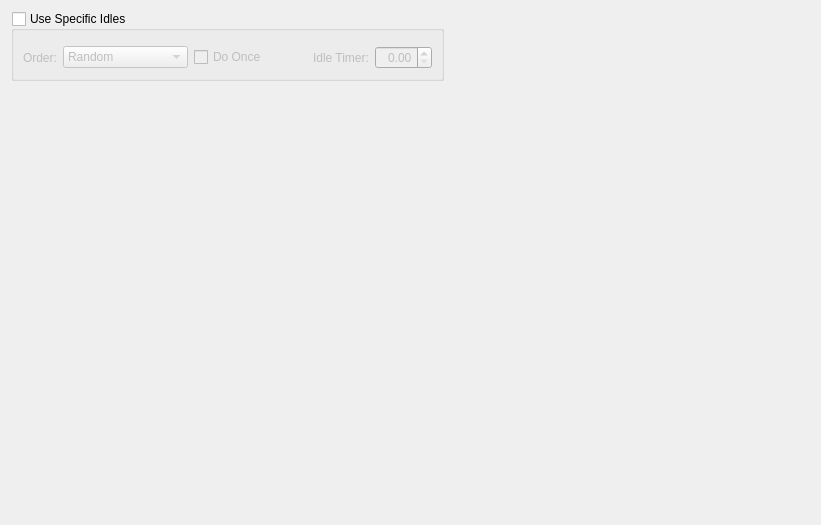
     <widget class="QWidget" name="tabIdles">
      <attribute name="title">
       <string>Idles</string>
      </attribute>
      <layout class="QGridLayout" name="gridLayout_13">
       <item row="0" column="0">
        <widget class="QGroupBox" name="flagUseSpecificIdles">
         <property name="whatsThis">
          <string>You can optionally have your package override an actor's idle animations. These options work the same way as the options in Idle Marker forms, and are only available for ordinary packages, not package templates.</string>
         </property>
         <property name="title">
          <string>Use Specific Idles</string>
         </property>
         <property name="checkable">
          <bool>true</bool>
         </property>
         <property name="checked">
          <bool>false</bool>
         </property>
         <layout class="QVBoxLayout" name="verticalLayout_2">
          <item>
           <widget class="DKFormListPane" name="idles"/>
          </item>
          <item>
           <layout class="QGridLayout" name="gridLayout_12">
            <item row="0" column="0">
             <widget class="QLabel" name="label_17">
              <property name="text">
               <string>Order:</string>
              </property>
              <property name="buddy">
               <cstring>idlesOrder</cstring>
              </property>
             </widget>
            </item>
            <item row="0" column="2">
             <widget class="QCheckBox" name="flagDoIdlesOnce">
              <property name="whatsThis">
               <string>If this is checked, then idles in this marker's animation list will each only be played once.</string>
              </property>
              <property name="text">
               <string>Do Once</string>
              </property>
             </widget>
            </item>
            <item row="0" column="4">
             <widget class="QLabel" name="label_18">
              <property name="text">
               <string>Idle Timer:</string>
              </property>
              <property name="buddy">
               <cstring>idlesTimer</cstring>
              </property>
             </widget>
            </item>
            <item row="0" column="5">
             <widget class="QDoubleSpinBox" name="idlesTimer">
              <property name="whatsThis">
               <string>If this marker plays animations in a random order, then this is the duration of each animation. If this marker plays all of its animations in sequence, then this is the delay between each time the sequence loops.</string>
              </property>
              <property name="alignment">
               <set>Qt::AlignRight|Qt::AlignTrailing|Qt::AlignVCenter</set>
              </property>
             </widget>
            </item>
            <item row="0" column="1">
             <widget class="QComboBox" name="idlesOrder">
              <item>
               <property name="text">
                <string>Random</string>
               </property>
              </item>
              <item>
               <property name="text">
                <string>Run in Sequence</string>
               </property>
              </item>
             </widget>
            </item>
            <item row="0" column="3">
             <spacer name="horizontalSpacer_5">
              <property name="orientation">
               <enum>Qt::Horizontal</enum>
              </property>
              <property name="sizeHint" stdset="0">
               <size>
                <width>40</width>
                <height>20</height>
               </size>
              </property>
             </spacer>
            </item>
           </layout>
          </item>
         </layout>
        </widget>
       </item>
       <item row="0" column="1">
        <spacer name="horizontalSpacer_6">
         <property name="orientation">
          <enum>Qt::Horizontal</enum>
         </property>
         <property name="sizeHint" stdset="0">
          <size>
           <width>366</width>
           <height>20</height>
          </size>
         </property>
        </spacer>
       </item>
       <item row="1" column="0">
        <spacer name="verticalSpacer_6">
         <property name="orientation">
          <enum>Qt::Vertical</enum>
         </property>
         <property name="sizeHint" stdset="0">
          <size>
           <width>20</width>
           <height>433</height>
          </size>
         </property>
        </spacer>
       </item>
      </layout>
     </widget>
